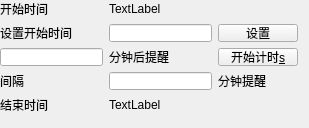
<?xml version="1.0" encoding="UTF-8"?>
<ui version="4.0">
 <class>Form</class>
 <widget class="QWidget" name="Form">
  <property name="geometry">
   <rect>
    <x>0</x>
    <y>0</y>
    <width>309</width>
    <height>128</height>
   </rect>
  </property>
  <property name="windowTitle">
   <string>Form</string>
  </property>
  <widget class="QWidget" name="layoutWidget">
   <property name="geometry">
    <rect>
     <x>0</x>
     <y>0</y>
     <width>298</width>
     <height>114</height>
    </rect>
   </property>
   <layout class="QGridLayout" name="gridLayout">
    <item row="1" column="2">
     <widget class="QPushButton" name="btnSetStartTime">
      <property name="text">
       <string>设置</string>
      </property>
     </widget>
    </item>
    <item row="6" column="0">
     <widget class="QLabel" name="label_2">
      <property name="text">
       <string>结束时间</string>
      </property>
     </widget>
    </item>
    <item row="1" column="0">
     <widget class="QLabel" name="label_3">
      <property name="text">
       <string>设置开始时间</string>
      </property>
     </widget>
    </item>
    <item row="1" column="1">
     <widget class="QLineEdit" name="lineEditStartTime"/>
    </item>
    <item row="0" column="1">
     <widget class="QLabel" name="labelStartTime">
      <property name="text">
       <string>TextLabel</string>
      </property>
     </widget>
    </item>
    <item row="6" column="1">
     <widget class="QLabel" name="labelEndTime">
      <property name="text">
       <string>TextLabel</string>
      </property>
     </widget>
    </item>
    <item row="4" column="2">
     <widget class="QPushButton" name="btnStartTimer">
      <property name="text">
       <string>开始计时&amp;s</string>
      </property>
     </widget>
    </item>
    <item row="0" column="0">
     <widget class="QLabel" name="label">
      <property name="text">
       <string>开始时间</string>
      </property>
     </widget>
    </item>
    <item row="4" column="0">
     <widget class="QLineEdit" name="lineEditTimeCount"/>
    </item>
    <item row="4" column="1">
     <widget class="QLabel" name="label_4">
      <property name="text">
       <string>分钟后提醒</string>
      </property>
     </widget>
    </item>
    <item row="5" column="1">
     <widget class="QLineEdit" name="intervalNoticeEdit"/>
    </item>
    <item row="5" column="0">
     <widget class="QLabel" name="label_5">
      <property name="text">
       <string>间隔</string>
      </property>
     </widget>
    </item>
    <item row="5" column="2">
     <widget class="QLabel" name="label_6">
      <property name="text">
       <string>分钟提醒</string>
      </property>
     </widget>
    </item>
   </layout>
  </widget>
  <zorder>layoutWidget</zorder>
  <zorder>lineEditTimeCount</zorder>
  <zorder>label_4</zorder>
 </widget>
 <resources/>
 <connections/>
</ui>
